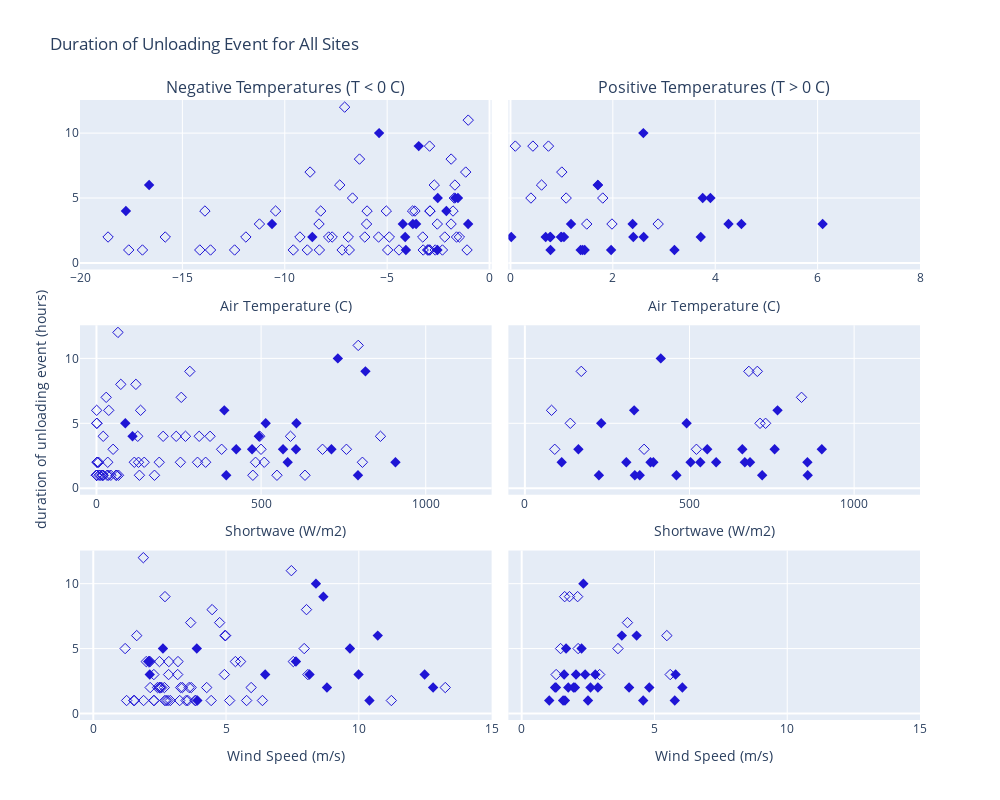

Notebook code for this chart:
### Code cell
fig = make_subplots(rows=3, cols=2, 
                    subplot_titles=("Negative Temperatures (T < 0 C)", "Positive Temperatures (T > 0 C)"), 
                    shared_xaxes=False, shared_yaxes=True, 
                    vertical_spacing=0.09, horizontal_spacing=0.02,
)

markersize = 8

# COLUMN 1 
# All sites with temperature
fig.add_trace(
    go.Scatter(
        x = df_all_negative['temp'],
        y = df_all_negative['count'],
        mode='markers',
        marker=dict(
        size=markersize,
        color=colorsnowunload, 
        # colorscale=colorscaled, 
        symbol=df_all_negative['TypeSymbol'],
        showscale=False
        )
    ), row=1, col=1
)

# All sites with shortwave
fig.add_trace(
    go.Scatter(
        x = df_all_negative['shortwave'],
        y = df_all_negative['count'],
        mode='markers',
        marker=dict(
        size=markersize,
        color=colorsnowunload, 
        # colorscale=colorscaled, 
        symbol=df_all_negative['TypeSymbol'],
        showscale=False
        )
    ), row=2, col=1
)

# All sites with wind speed
fig.add_trace(
    go.Scatter(
        x = df_all_negative['windspeed'],
        y = df_all_negative['count'],
        mode='markers',
        marker=dict(
        size=markersize,
        color=colorsnowunload, 
        # colorscale=colorscaled, 
        symbol=df_all_negative['TypeSymbol'],
        showscale=False
        )
    ), row=3, col=1
)

# COLUMN 2 
# All sites with temperature
fig.add_trace(
    go.Scatter(
        x = df_all_positive['temp'],
        y = df_all_positive['count'],
        mode='markers',
        marker=dict(
        size=markersize,
        color=colorsnowunload, 
        # colorscale=colorscaled, 
        symbol=df_all_positive['TypeSymbol'],
        showscale=False
        )
    ), row=1, col=2
)

# All sites with shortwave
fig.add_trace(
    go.Scatter(
        x = df_all_positive['shortwave'],
        y = df_all_positive['count'],
        mode='markers',
        marker=dict(
        size=markersize,
        color=colorsnowunload, 
        # colorscale=colorscaled, 
        symbol=df_all_positive['TypeSymbol'],
        showscale=False
        )
    ), row=2, col=2
)

# All sites with wind speed
fig.add_trace(
    go.Scatter(
        x = df_all_positive['windspeed'],
        y = df_all_positive['count'],
        mode='markers',
        marker=dict(
        size=markersize,
        color=colorsnowunload, 
        # colorscale=colorscaled, 
        symbol=df_all_positive['TypeSymbol'],
        showscale=False
        )
    ), row=3, col=2
)

fig.update_yaxes(title_text = "", range=[-0.5,12.55],  row=1, col=1) 
fig.update_yaxes(title_text = "duration of unloading event (hours)", range=[-0.5,12.55],  row=2, col=1) 
fig.update_yaxes(title_text = "", range=[-0.5,12.55],  row=3, col=1) 

# fig.update_xaxes(title_text = nametemp, range=[-35,8],    row=1, col=1) 
fig.update_xaxes(title_text = nametemp, range=[-20,0.1],    row=1, col=1) 

fig.update_xaxes(title_text = nameSW,   range=[-50,1200], row=2, col=1)
fig.update_xaxes(title_text = namewind, range=[-.5,15],  row=3, col=1)

# fig.update_xaxes(title_text = nametemp, range=[-35,8],    row=1, col=2) 
fig.update_xaxes(title_text = nametemp, range=[-0.04,8],    row=1, col=2) 

fig.update_xaxes(title_text = nameSW,   range=[-50,1200], row=2, col=2)
fig.update_xaxes(title_text = namewind, range=[-.5,15],  row=3, col=2)

fig.update_layout(title='Duration of Unloading Event for All Sites', width=1000, height=800, showlegend=False)
fig.show()

### Figure 1 — Plotly figure (JSON) as saved in the notebook; plotly's stock layout.template omitted (floating-point values rounded to 4 significant figures)
{"data": [{"marker": {"color": "#1F15D5", "showscale": false, "size": 8, "symbol": [2, 2, 102, 2, 102, 102, 102, 2, 102, 2, 2, 102, 102, 102, 2, 102, 102, 2, 102, 102, 2, 102, 102, 102, 102, 102, 2, 2, 102, 102, 102, 102, 2, 102, 2, 2, 102, 2, 2, 102, 102, 102, 2, 102, 2, 102, 102, 102, 102, 102, 102, 102, 102, 102, 102, 102, 102, 102, 102, 102, 102, 102, 102, 102, 102, 102, 102, 102, 102, 102, 102, 102, 102, 102, 102, 102, 102, 102, 102]}, "mode": "markers", "type": "scatter", "x": [-1.543, -2.545, -8.328, -8.655, -7.857, -17.62, -11.24, -2.53, -7.315, -4.344, -17.76, -8.31, -6.005, -18.63, -16.62, -6.351, -6.093, -1.045, -3.24, -2.915, -4.235, -9.585, -13.62, -15.84, -14.15, -10.45, -10.62, -2.109, -1.613, -2.188, -5.42, -2.909, -4.12, -7.688, -5.394, -4.085, -1.784, -1.677, -3.743, -3.015, -3.644, -9.26, -3.459, -2.65, -3.587, -4.42, -4.975, -4.895, -5.043, -1.041, -1.72, -6.85, -1.692, -6.9, -7.2, -12.45, -6.69, -11.9, -13.9, -8.9, -16.95, -2.7, -2.95, -8.764, -2.3, -1.164, -1.875, -1.475, -1.1, -8.245, -3.012, -2.912, -3.262, -2.551, -2.929, -5.982, -7.076, -1.879, -3.758], "xaxis": "x", "y": [5, 1, 3, 2, 2, 1, 3, 5, 6, 13, 4, 1, 3, 2, 6, 8, 2, 3, 1, 1, 3, 1, 1, 2, 1, 4, 3, 4, 2, 2, 2, 4, 2, 2, 10, 1, 4, 5, 3, 1, 4, 2, 9, 1, 3, 1, 1, 2, 4, 11, 5, 1, 6, 2, 1, 1, 5, 2, 4, 1, 1, 6, 1, 7, 1, 7, 8, 2, 1, 4, 1, 4, 2, 3, 9, 4, 12, 3, 4], "yaxis": "y"}, {"marker": {"color": "#1F15D5", "showscale": false, "size": 8, "symbol": [2, 2, 102, 2, 102, 102, 102, 2, 102, 2, 2, 102, 102, 102, 2, 102, 102, 2, 102, 102, 2, 102, 102, 102, 102, 102, 2, 2, 102, 102, 102, 102, 2, 102, 2, 2, 102, 2, 2, 102, 102, 102, 2, 102, 2, 102, 102, 102, 102, 102, 102, 102, 102, 102, 102, 102, 102, 102, 102, 102, 102, 102, 102, 102, 102, 102, 102, 102, 102, 102, 102, 102, 102, 102, 102, 102, 102, 102, 102]}, "mode": "markers", "type": "scatter", "x": [514.0, 394.1, 499.7, 580.7, 114.9, 61.2, 380.1, 87.56, 134.0, 82.43, 109.5, 32.29, 50.53, 127.7, 388.2, 73.9, 1.618, 605.9, 176.2, 66.88, 424.4, 475.0, 18.45, 483.2, 633.3, 242.1, 713.6, 493.2, 509.6, 306.9, 34.32, 202.6, 908.0, 331.6, 733.1, 794.2, 862.5, 607.3, 566.6, 11.81, 589.2, 255.0, 816.8, 130.5, 472.5, 43.59, 59.34, 190.6, 270.4, 794.9, 1.06, 1.1, 0.6417, 2.875, 0, 0, 1.16, 6.275, 20.51, 17, 7.95, 37.31, 20.5, 29.53, 36.95, 257.6, 119.7, 145.0, 0.7, 496.0, 548.1, 345.0, 807.7, 686.5, 283.5, 312.0, 65.26, 759.1, 125.3], "xaxis": "x3", "y": [5, 1, 3, 2, 2, 1, 3, 5, 6, 13, 4, 1, 3, 2, 6, 8, 2, 3, 1, 1, 3, 1, 1, 2, 1, 4, 3, 4, 2, 2, 2, 4, 2, 2, 10, 1, 4, 5, 3, 1, 4, 2, 9, 1, 3, 1, 1, 2, 4, 11, 5, 1, 6, 2, 1, 1, 5, 2, 4, 1, 1, 6, 1, 7, 1, 7, 8, 2, 1, 4, 1, 4, 2, 3, 9, 4, 12, 3, 4], "yaxis": "y3"}, {"marker": {"color": "#1F15D5", "showscale": false, "size": 8, "symbol": [2, 2, 102, 2, 102, 102, 102, 2, 102, 2, 2, 102, 102, 102, 2, 102, 102, 2, 102, 102, 2, 102, 102, 102, 102, 102, 2, 2, 102, 102, 102, 102, 2, 102, 2, 2, 102, 2, 2, 102, 102, 102, 2, 102, 2, 102, 102, 102, 102, 102, 102, 102, 102, 102, 102, 102, 102, 102, 102, 102, 102, 102, 102, 102, 102, 102, 102, 102, 102, 102, 102, 102, 102, 102, 102, 102, 102, 102, 102]}, "mode": "markers", "type": "scatter", "x": [3.898, 3.92, 3.178, 12.8, 3.61, 4.44, 8.082, 9.666, 4.959, 5.922, 7.633, 3.835, 4.937, 2.53, 10.71, 8.029, 5.945, 6.473, 6.37, 5.775, 9.99, 2.745, 2.28, 13.26, 11.22, 5.351, 12.48, 2.099, 2.502, 3.29, 2.143, 2.126, 8.8, 2.578, 8.386, 10.4, 5.549, 2.624, 8.143, 1.895, 7.534, 2.487, 8.665, 3.495, 2.127, 2.815, 1.255, 2.42, 2.081, 7.46, 1.2, 1.526, 4.983, 4.271, 3.865, 5.136, 7.943, 3.687, 3.191, 2.288, 3.559, 1.636, 2.695, 4.758, 2.898, 3.668, 4.475, 3.356, 3.254, 2.844, 1.548, 2.492, 2.677, 2.281, 2.7, 1.995, 1.885, 2.836, 2.129], "xaxis": "x5", "y": [5, 1, 3, 2, 2, 1, 3, 5, 6, 13, 4, 1, 3, 2, 6, 8, 2, 3, 1, 1, 3, 1, 1, 2, 1, 4, 3, 4, 2, 2, 2, 4, 2, 2, 10, 1, 4, 5, 3, 1, 4, 2, 9, 1, 3, 1, 1, 2, 4, 11, 5, 1, 6, 2, 1, 1, 5, 2, 4, 1, 1, 6, 1, 7, 1, 7, 8, 2, 1, 4, 1, 4, 2, 3, 9, 4, 12, 3, 4], "yaxis": "y5"}, {"marker": {"color": "#1F15D5", "showscale": false, "size": 8, "symbol": [2, 2, 102, 2, 102, 102, 2, 2, 2, 2, 2, 2, 2, 2, 102, 102, 102, 2, 2, 2, 2, 102, 2, 2, 2, 2, 2, 102, 2, 102, 2, 102, 2, 2, 2, 102, 2]}, "mode": "markers", "type": "scatter", "x": [3.717, 0.783, 1.491, 3.906, 1.088, 1.003, 1.41, 0.6883, 0.7817, 0.9988, 2.596, 1.707, 0.0165, 2.4, 0.6083, 1.983, 0.4, 1.708, 1.45, 0.775, 1.183, 2.885, 3.756, 1.966, 2.603, 1.371, 2.386, 1.803, 6.098, 0.439, 4.259, 0.09519, 1.045, 0.987, 3.204, 0.7425, 4.512], "xaxis": "x2", "y": [2, 1, 3, 5, 5, 7, 1, 2, 2, 2, 10, 6, 2, 2, 6, 3, 5, 6, 1, 2, 3, 3, 5, 1, 2, 1, 3, 5, 3, 9, 3, 9, 2, 2, 1, 9, 3], "yaxis": "y2"}, {"marker": {"color": "#1F15D5", "showscale": false, "size": 8, "symbol": [2, 2, 102, 2, 102, 102, 2, 2, 2, 2, 2, 2, 2, 2, 102, 102, 102, 2, 2, 2, 2, 102, 2, 2, 2, 2, 2, 102, 2, 102, 2, 102, 2, 2, 2, 102, 2]}, "mode": "markers", "type": "scatter", "x": [683.8, 333.9, 521.0, 491.2, 714.1, 840.2, 859.0, 580.9, 308.1, 532.8, 412.8, 767.4, 381.5, 111.8, 81.04, 90.72, 138, 331.9, 224.8, 390.2, 162.6, 362.1, 231.9, 348.9, 668.1, 720.7, 660.4, 731.1, 758.6, 680.2, 553.9, 706.0, 858.0, 503.3, 460.2, 171.3, 901.8], "xaxis": "x4", "y": [2, 1, 3, 5, 5, 7, 1, 2, 2, 2, 10, 6, 2, 2, 6, 3, 5, 6, 1, 2, 3, 3, 5, 1, 2, 1, 3, 5, 3, 9, 3, 9, 2, 2, 1, 9, 3], "yaxis": "y4"}, {"marker": {"color": "#1F15D5", "showscale": false, "size": 8, "symbol": [2, 2, 102, 2, 102, 102, 2, 2, 2, 2, 2, 2, 2, 2, 102, 102, 102, 2, 2, 2, 2, 102, 2, 2, 2, 2, 2, 102, 2, 102, 2, 102, 2, 2, 2, 102, 2]}, "mode": "markers", "type": "scatter", "x": [2.87, 1.038, 2.938, 2.255, 3.626, 3.984, 5.765, 4.045, 1.952, 1.257, 2.324, 4.328, 1.755, 4.805, 5.466, 5.593, 1.464, 3.771, 4.577, 6.051, 5.797, 1.298, 1.672, 1.629, 1.292, 2.498, 2.391, 2.126, 2.046, 1.799, 2.773, 2.107, 2.591, 2.006, 1.56, 1.618, 1.598], "xaxis": "x6", "y": [2, 1, 3, 5, 5, 7, 1, 2, 2, 2, 10, 6, 2, 2, 6, 3, 5, 6, 1, 2, 3, 3, 5, 1, 2, 1, 3, 5, 3, 9, 3, 9, 2, 2, 1, 9, 3], "yaxis": "y6"}], "layout": {"annotations": [{"font": {"size": 16}, "showarrow": false, "text": "Negative Temperatures (T < 0 C)", "x": 0.245, "xanchor": "center", "xref": "paper", "y": 1.0, "yanchor": "bottom", "yref": "paper"}, {"font": {"size": 16}, "showarrow": false, "text": "Positive Temperatures (T > 0 C)", "x": 0.755, "xanchor": "center", "xref": "paper", "y": 1.0, "yanchor": "bottom", "yref": "paper"}], "height": 800, "showlegend": false, "title": {"text": "Duration of Unloading Event for All Sites"}, "width": 1000, "xaxis": {"anchor": "y", "domain": [0, 0.49], "range": [-20, 0.1], "title": {"text": "Air Temperature (C)"}}, "xaxis2": {"anchor": "y2", "domain": [0.51, 1], "range": [-0.04, 8], "title": {"text": "Air Temperature (C)"}}, "xaxis3": {"anchor": "y3", "domain": [0, 0.49], "range": [-50, 1200], "title": {"text": "Shortwave (W/m2)"}}, "xaxis4": {"anchor": "y4", "domain": [0.51, 1], "range": [-50, 1200], "title": {"text": "Shortwave (W/m2)"}}, "xaxis5": {"anchor": "y5", "domain": [0, 0.49], "range": [-0.5, 15], "title": {"text": "Wind Speed (m/s)"}}, "xaxis6": {"anchor": "y6", "domain": [0.51, 1], "range": [-0.5, 15], "title": {"text": "Wind Speed (m/s)"}}, "yaxis": {"anchor": "x", "domain": [0.7267, 1], "range": [-0.5, 12.55], "title": {"text": ""}}, "yaxis2": {"anchor": "x2", "domain": [0.7267, 1], "matches": "y", "showticklabels": false}, "yaxis3": {"anchor": "x3", "domain": [0.3633, 0.6367], "range": [-0.5, 12.55], "title": {"text": "duration of unloading event (hours)"}}, "yaxis4": {"anchor": "x4", "domain": [0.3633, 0.6367], "matches": "y3", "showticklabels": false}, "yaxis5": {"anchor": "x5", "domain": [0, 0.2733], "range": [-0.5, 12.55], "title": {"text": ""}}, "yaxis6": {"anchor": "x6", "domain": [0, 0.2733], "matches": "y5", "showticklabels": false}}}
